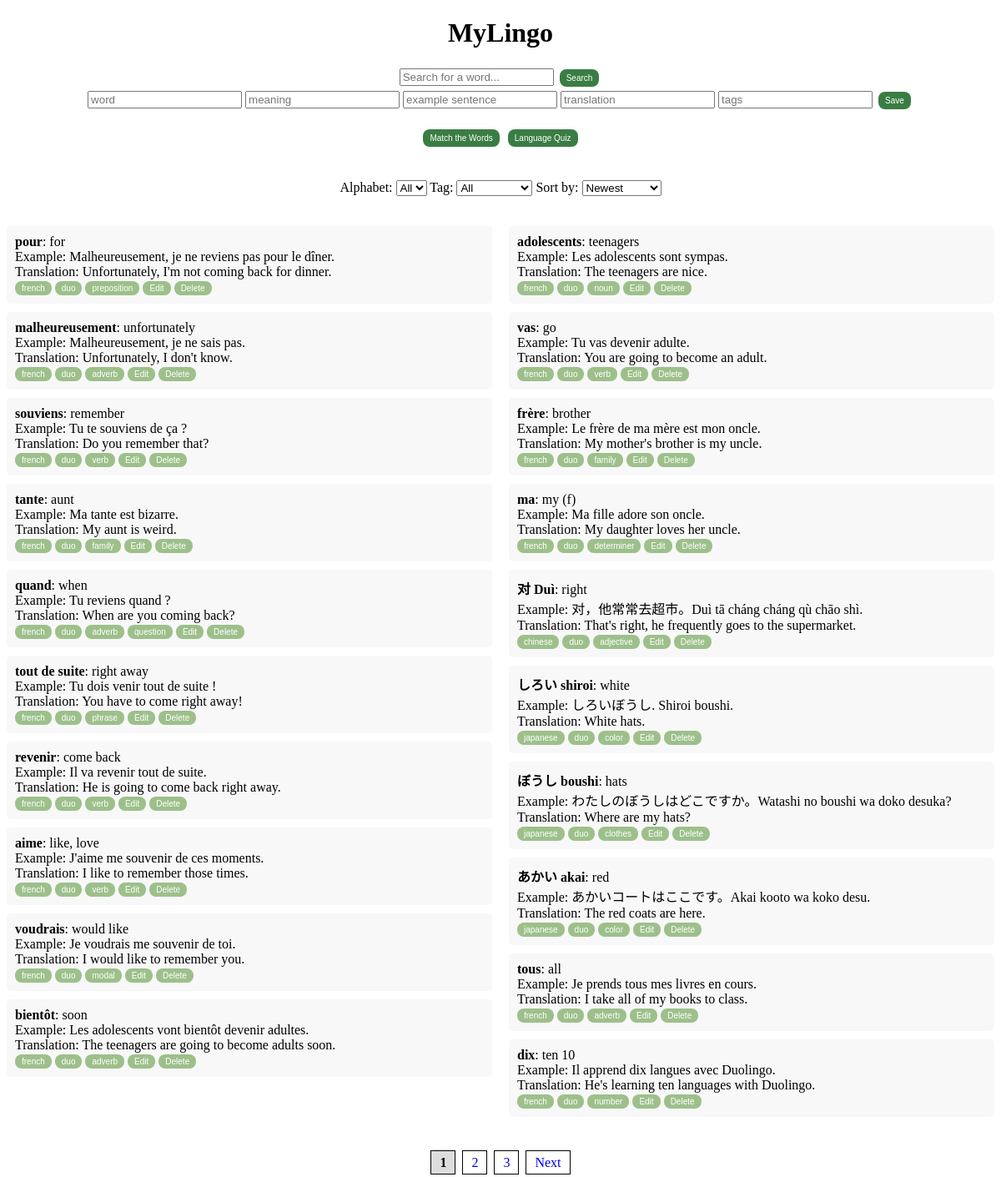
The page / on the database its author committed.
### tables this page shows
CREATE TABLE vocabulary (
                    id INTEGER PRIMARY KEY AUTOINCREMENT,
                    word TEXT NOT NULL,
                    meaning TEXT,
                    example TEXT,
                    translation TEXT,
                    tags TEXT);

### app.py (the view)
@app.route('/')
def index():
    db = get_db()
    cursor = db.cursor()
    selected_alphabet = request.args.get("alphabet", "")
    selected_tag = request.args.get("tag", "")
    selected_sort = request.args.get("sort", "newest")
    page = int(request.args.get("page", 1))  # Default to page 1
    words_per_page = 20  # Limit words per page
    query = "SELECT * FROM vocabulary"
    conditions = []
    if selected_alphabet:
        conditions.append(f"word LIKE '{selected_alphabet}%'")
    if selected_tag:
        conditions.append(f"tags LIKE '%{selected_tag}%'")
    if conditions:
        query += " WHERE " + " AND ".join(conditions)
    if selected_sort == "oldest":
        query += " ORDER BY id ASC"
    elif selected_sort == "alphabet":
        query += " ORDER BY word ASC"
    else:  # Default: newest
        query += " ORDER BY id DESC"
    cursor.execute(query)
    total_words = len(cursor.fetchall())
    offset = (page - 1) * words_per_page
    query += f" LIMIT {words_per_page} OFFSET {offset}"
    cursor.execute(query)
    words = cursor.fetchall()
    total_pages = math.ceil(total_words / words_per_page)
    cursor.execute("SELECT tags FROM vocabulary")
    all_tags = cursor.fetchall()
    tag_set = set()
    for row in all_tags:
        if row["tags"]:
            tag_list = [tag.strip() for tag in row["tags"].split(",") if tag.strip()]
            tag_set.update(tag_list)
    db.close()
    return render_template(
        'index.html',
        words=words,
        tags=sorted(tag_set),  # ✅ Ensure tag_set is defined
        selected_alphabet=selected_alphabet,
        selected_tag=selected_tag,
        selected_sort=selected_sort,
        page=page,  # ✅ Fixed missing comma
        total_pages=total_pages
    )

### app.py (called while the page is built)
def get_db():
    conn = sqlite3.connect("database.db")
    conn.row_factory = sqlite3.Row  # Enables dictionary-like access
    return conn

### templates/index.html (shortened to what this page needs)
<!DOCTYPE html>
<html>
<head>
    <link rel="stylesheet" href="{{ url_for('static', filename='style.css') }}">
</head>
<body>
    <h1><a href="{{ url_for('index') }}" style="text-decoration: none; color: inherit;">MyLingo</a></h1>
    <form action="/search" method="get">
        <input type="text" name="query" placeholder="Search for a word..." required>
        <button type="submit" class="main-btn">Search</button>
    </form>
    <form action="/add" method="post">
        <input type="text" name="word" placeholder="word">
        <input type="text" name="meaning" placeholder="meaning">
        <input type="text" name="example" placeholder="example sentence">
        <input type="text" name="translation" placeholder="translation">
        <input type="text" name="tags" placeholder="tags">
        <button type="submit" class="main-btn">Save</button>
    </form><br>
    <div class="center-container">
        <a href="{{ url_for('game') }}">
            <button class="main-btn">Match the Words</button></a>
        <a href="{{ url_for('quiz') }}">
            <button class="main-btn">Language Quiz</button>
        </a>
    </div>
    <form method="GET" action="/" style="margin-bottom: 20px;">
        <label for="alphabet-filter">Alphabet:</label>
        <select name="alphabet" id="alphabet-filter" onchange="this.form.submit()">
            <option value="">All</option>
        </select>
        <label for="tag-filter">Tag:</label>
        <select name="tag" id="tag-filter" onchange="this.form.submit()">
            <option value="">All</option>
        </select>
        <label for="sort-filter">Sort by:</label>
        <select name="sort" id="sort-filter" onchange="this.form.submit()">
            <option value="newest" {% if selected_sort == "newest" %}selected{% endif %}>Newest</option>
        </select>
    </form>
    <div class="word-container">
        <ul class="word-list">
            {% for word in words[:10] %}
                <li class="word-item">
                    <strong>{{ word["word"] }}</strong>: {{ word["meaning"] }}
                    <br> Example: {{ word["example"] }}
                    <br> Translation: {{ word["translation"] }}
                    <br>
                    {% if word['tags'] %}
                        {% for tag in word['tags'].split(',') %}
                            <a href="?page=1&tag={{ tag.strip() }}&alphabet={{ selected_alphabet }}&sort={{ selected_sort }}">
                                <button class="tag-btn tag tag.selected">{{ tag.strip() }}</button></a>
                        {% endfor %}
                    {% endif %}
                    <button onclick="toggleEdit('{{ word['id'] }}')" class="edit-btn">Edit</button>
                    <form action="/delete" method="post" style="display: inline;">
                        <button type="submit" onclick="return confirm('Are you sure?')" class="delete-btn">Delete</button>
                    </form>
                </li>
            {% endfor %}
        </ul>
        <ul class="word-list">
            {% for word in words[10:20] %}
                <li class="word-item">
                    <strong>{{ word["word"] }}</strong>: {{ word["meaning"] }}
                    <br> Example: {{ word["example"] }}
                    <br> Translation: {{ word["translation"] }}
                    <br>
                    {% if word['tags'] %}
                        {% for tag in word['tags'].split(',') %}
                            <a href="/filter?tag={{ tag.strip() }}">
                                <button class="tag-btn tag tag.selected">{{ tag.strip() }}</button></a>
                        {% endfor %}
                    {% endif %}
                    <button onclick="toggleEdit('{{ word['id'] }}')" class="edit-btn">Edit</button>
                    <form action="/delete" method="post" style="display: inline;">
                        <button type="submit" onclick="return confirm('Are you sure?')" class="delete-btn">Delete</button>
                    </form>
                </li>
            {% endfor %}
        </ul>
    </div>
    <div class="pagination">
        {% for p in range(1, total_pages + 1) %}
            {% if p == page %}
                <a class="active">{{ p }}</a>
            {% else %}
                <a href="?page={{ p }}&alphabet={{ selected_alphabet }}&tag={{ selected_tag }}&sort={{ selected_sort }}">{{ p }}</a>
            {% endif %}
        {% endfor %}
        {% if page < total_pages %}
            <a href="?page={{ page+1 }}&alphabet={{ selected_alphabet }}&tag={{ selected_tag }}&sort={{ selected_sort }}">Next</a>
        {% endif %}
    </div>
</body>
</html>

### static/style.css (style rules this page uses)
button { color: white; border: none; padding: 5px 8px; cursor: pointer; font-size: 10px; border-radius: 8px; }
.main-btn { background-color: #3A7D44; margin: 3px; }
.tag,.tag-btn,.edit-btn,.delete-btn { background-color: #9DC08B; padding: 3px 8px; }
form { text-align: center; }
h1 { text-align: center; }
.center-container { justify-content: center; align-items: center; flex-direction: row; text-align: center; width: 100%; height: 8vh; }
.word-container { display: flex; justify-content: space-between; gap: 20px; }
.word-list { width: 50%; list-style-type: none; padding: 0; }
.word-item { background: #f8f8f8; padding: 10px; margin-bottom: 10px; border-radius: 5px; }
.pagination { text-align: center; margin-top: 20px; }
.pagination a { padding: 5px 10px; margin: 2px; border: 1px solid #000; text-decoration: none; }
.pagination .active { font-weight: bold; background: #ddd; }

### rows shown on the page
vocabulary: word "pour", meaning "for", example "Malheureusement, je ne reviens pas pour le dîner.", translation "Unfortunately, I'm not coming back for dinner.", strip "french" "duo" "preposition"
vocabulary: word "malheureusement", meaning "unfortunately", example "Malheureusement, je ne sais pas.", translation "Unfortunately, I don't know.", strip "french" "duo" "adverb"
vocabulary: word "souviens", meaning "remember", example "Tu te souviens de ça ?", translation "Do you remember that?", strip "french" "duo" "verb"
vocabulary: word "tante", meaning "aunt", example "Ma tante est bizarre.", translation "My aunt is weird.", strip "french" "duo" "family"
vocabulary: word "quand", meaning "when", example "Tu reviens quand ?", translation "When are you coming back?", strip "french" "duo" "adverb" "question"
vocabulary: word "tout de suite", meaning "right away", example "Tu dois venir tout de suite !", translation "You have to come right away!", strip "french" "duo" "phrase"
vocabulary: word "revenir", meaning "come back", example "Il va revenir tout de suite.", translation "He is going to come back right away.", strip "french" "duo" "verb"
vocabulary: word "aime", meaning "like, love", example "J'aime me souvenir de ces moments.", translation "I like to remember those times.", strip "french" "duo" "verb"
vocabulary: word "voudrais", meaning "would like", example "Je voudrais me souvenir de toi.", translation "I would like to remember you.", strip "french" "duo" "modal"
vocabulary: word "bientôt", meaning "soon", example "Les adolescents vont bientôt devenir adultes.", translation "The teenagers are going to become adults soon.", strip "french" "duo" "adverb"
vocabulary: word "adolescents", meaning "teenagers", example "Les adolescents sont sympas.", translation "The teenagers are nice.", strip "french" "duo" "noun"
vocabulary: word "vas", meaning "go", example "Tu vas devenir adulte.", translation "You are going to become an adult.", strip "french" "duo" "verb"
vocabulary: word "frère", meaning "brother", example "Le frère de ma mère est mon oncle.", translation "My mother's brother is my uncle.", strip "french" "duo" "family"
vocabulary: word "ma", meaning "my (f)", example "Ma fille adore son oncle.", translation "My daughter loves her uncle.", strip "french" "duo" "determiner"
vocabulary: word "对 Duì", meaning "right", example "对，他常常去超市。Duì tā cháng cháng qù chāo shì.", translation "That's right, he frequently goes to the supermarket.", strip "chinese" "duo" "adjective"
vocabulary: word "しろい shiroi", meaning "white", example "しろいぼうし. Shiroi boushi.", translation "White hats.", strip "japanese" "duo" "color"
vocabulary: word "ぼうし boushi", meaning "hats", example "わたしのぼうしはどこですか。Watashi no boushi wa doko desuka?", translation "Where are my hats?", strip "japanese" "duo" "clothes"
vocabulary: word "あかい akai", meaning "red", example "あかいコートはここです。Akai kooto wa koko desu.", translation "The red coats are here.", strip "japanese" "duo" "color"
vocabulary: word "tous", meaning "all", example "Je prends tous mes livres en cours.", translation "I take all of my books to class.", strip "french" "duo" "adverb"
vocabulary: word "dix", meaning "ten 10", example "Il apprend dix langues avec Duolingo.", translation "He's learning ten languages with Duolingo.", strip "french" "duo" "number"

### other values the page prints
{{ p }} "1"
{{ p }} "2" "3"
